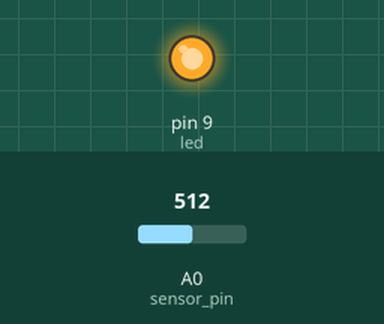
This sketch was run on a simulated Arduino Uno, built with avr-gcc and run on an emulated ATmega328P. On the bench: output pins drawn as LEDs (lit = HIGH). Inputs (shaded band) come from the test bench; at power-on: A0 (sensor_pin) = 512.

Above: at 1.2 s.
1.3 s: A0 (sensor_pin) set to 488
At 2.5 s:
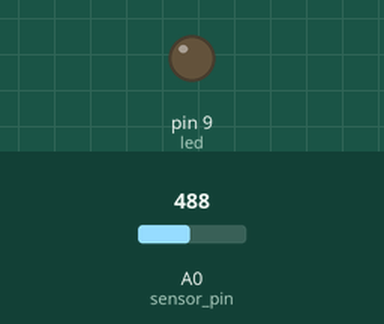
2.8 s: A0 (sensor_pin) set to 510
At 3.8 s:
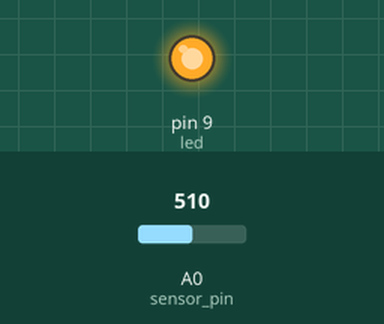
4.3 s: A0 (sensor_pin) set to 490
At 4.8 s:
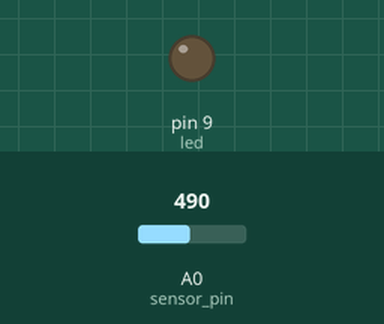
Timing chart, 0 to 7.3 s (numbered marks = the images above; inputs shaded):
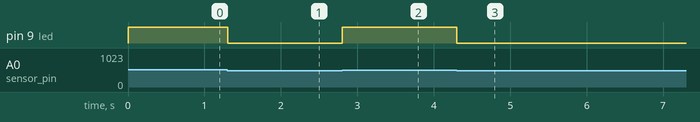

The sketch:

automatic_night_lamp.ino
```cpp
const int led = 9;
const int sensor_pin = A0;
int sensor;
const int threshold = 500;

void setup (){
  Serial.begin(9600);
  pinMode(led, OUTPUT);
  pinMode(sensor_pin, INPUT);
}

void loop(){
  sensor = analogRead(sensor_pin);
  if(sensor>threshold){
    digitalWrite(led,HIGH);
  }
  else{
    digitalWrite(led,LOW);
  }
  delay(10);
}
```

Measured:
- the behaviour switches between 501 and 500 on A0 (sensor_pin) (found by bisection; images 0 and 1)
- after the input at 1.3 s, pin 9 (led): HIGH → LOW at once
- after the input at 2.8 s, pin 9 (led): LOW → HIGH at once
- after the input at 4.3 s, pin 9 (led): HIGH → LOW at once
